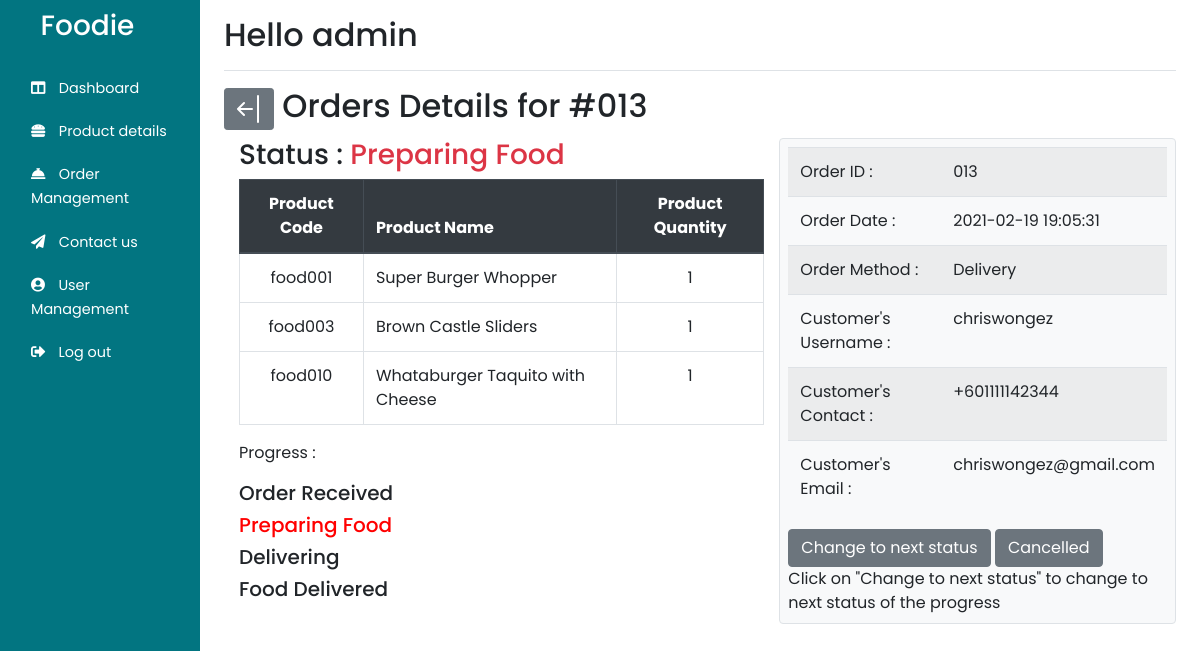
Page /Admin/orderdetails.php?id=013 (signed in) on the committed database.
### tables this page shows
CREATE TABLE `orderhistory` (
  `orderID` int(3) UNSIGNED ZEROFILL NOT NULL,
  `orderDate` datetime NOT NULL,
  `orderPay` double NOT NULL,
  `orderMethod` varchar(255) NOT NULL,
  `orderStatus` varchar(255) DEFAULT NULL,
  `userID` int(4) UNSIGNED ZEROFILL NOT NULL
);

CREATE TABLE `orderitem` (
  `id` int(4) UNSIGNED ZEROFILL NOT NULL,
  `orderID` int(3) UNSIGNED ZEROFILL NOT NULL,
  `productCode` varchar(255) NOT NULL,
  `quantity` int(11) NOT NULL
);

CREATE TABLE `product` (
  `productID` int(3) NOT NULL,
  `productCode` varchar(255) NOT NULL,
  `productName` varchar(255) NOT NULL,
  `productDesc` varchar(255) NOT NULL,
  `productPrice` double NOT NULL,
  `productImg` varchar(255) NOT NULL,
  `productCategory` varchar(255) NOT NULL,
  `isHide` int(1) NOT NULL DEFAULT 0
);

CREATE TABLE `users` (
  `userID` int(4) UNSIGNED ZEROFILL NOT NULL,
  `username` varchar(255) NOT NULL,
  `userpass` varchar(255) NOT NULL,
  `userlevel` varchar(255) NOT NULL,
  `usercontact` varchar(255) DEFAULT NULL,
  `useremail` varchar(255) NOT NULL,
  `isBlock` tinyint(1) NOT NULL DEFAULT 0,
  `userfirst` varchar(255) DEFAULT NULL,
  `userlast` varchar(255) DEFAULT NULL,
  `userAdd` varchar(255) NOT NULL,
  `userCity` varchar(255) NOT NULL,
  `userState` varchar(255) NOT NULL,
  `userZip` int(6) NOT NULL
);

### Admin/orderdetails.php (the view, shortened to what this page needs)
<?php session_start();
include("../php/dbconnect.php");
if (isset($_GET['id'])) {
    $id = $_GET['id'];
    $query = "SELECT * FROM orderhistory, users, product, orderitem where orderhistory.orderID = $id and orderhistory.userID = users.userID and orderhistory.orderID = orderitem.orderID and orderitem.productCode = product.productCode";
    $result = mysqli_query($con, $query);
    json_encode($row = mysqli_fetch_assoc($result));
    $date = $row['orderDate'];
    $username = $row['username'];
    if ($row['orderMethod'] == 'selfc') {
        $methodcode = $row['orderMethod'];
        $method = "Self Collect";
    } else {
        $methodcode = $row['orderMethod'];
        $method = "Delivery";
    }
    $contact = $row['usercontact'];
    $email = $row['useremail'];
    $status = $row['orderStatus'];
    if ($row['orderMethod'] == 'selfc') {
        if ($status == 'received') {
            $statstr = "Order Received";
            $next = 'process';
            $prog1 = "color: red;";
        } else if ($status == 'process') {
            $statstr = "Preparing Food";
            $next = 'ready';
            $prog2 = "color: red;";
        } else if ($status == 'ready') {
            $statstr = "Ready for Self-Collect";
            $next = 'collected';
            $prog3 = "color: red;";
        } else if ($status == 'cancel') {
            $statstr = "Order Cancelled";
        } else if ($status == 'collected') {
            $statstr = "Order Collected";
            $prog4 = "color: red;";
        }
    } else if ($row['orderMethod'] == 'delivery') {
        if ($status == 'received') {
            $statstr = "Order Received";
            $next = 'process';
            $prog1 = "color: red;";
        } else if ($status == 'process') {
            $statstr = "Preparing Food";
            $next = 'delivering';
            $prog2 = "color: red;";
        } else if ($status == 'delivering') {
            $statstr = "Delivering";
            $next = 'delivered';
            $prog3 = "color: red;";
        } else if ($status == 'delivered') {
            $statstr = "Food Delivered";
            $prog4 = "color: red;";
        } else if ($status == 'cancel')
            $statstr = "Order Cancelled";
    }
}
?>
<!DOCTYPE html>
<html lang="en">
<head>
</head>
<?php
include_once("./templates/top.php");
?>
<body>
    <div class="container-fluid">
        <div class="row">
            <?php include("./Adminnavbar.php")
            ?>
            <div class="row">
                <div class="col-10">
                    <span>
                        <h2><a class="btn btn-sm btn-secondary" href="./customer_orders.php"></a> Orders Details for #<?php echo $id ?></h2>
                    </span>
                </div>
            </div>
            <div class="container-fluid">
                <div class="row">
                    <div class="col-7 ">
                        <h3>Status : <span class="text-danger"><?php echo $statstr ?></span></h3>
                        <table class="table table-bordered w-100">
                            <thead class="thead-dark">
                                <tr>
                                    <th class='text-center'>Product Code</th>
                                    <th>Product Name</th>
                                    <th class='text-center'>Product Quantity</th>
                                </tr>
                            </thead>
                            <tbody>
                                <?php
                                $query = "SELECT * FROM orderhistory, users, product, orderitem where orderhistory.orderID = $id and
                                orderhistory.userID = users.userID and orderhistory.orderID = orderitem.orderID and orderitem.productCode = product.productCode";
                                $result = mysqli_query($con, $query);
                                while ($row = mysqli_fetch_assoc($result)) {
                                    echo "<tr>
                                    <td class='text-center'>" . $row['productCode'] . "</td>
                                    <td>" . $row['productName'] . "</td>
                                    <td class='text-center'>" . $row['quantity'] . "</td>
                                </tr>";
                                }
                                ?>
                            </tbody>
                        </table>
                        <p>Progress :</p>
                        <?php
                        if ($methodcode == 'selfc') { ?>
                            <h5 style="<?php echo $prog1 ?>">Order Received</h5>
                            <h5 style="<?php echo $prog2 ?>">Preparing Food</h5>
                            <h5 style="<?php echo $prog3 ?>">Ready for Self-Collect</h5>
                            <h5 style="<?php echo $prog4 ?>">Order Collected</h5>
                        <?php
                        } else if ($methodcode == 'delivery') { ?>
                            <h5 style="<?php echo $prog1 ?>">Order Received</h5>
                            <h5 style="<?php echo $prog2 ?>">Preparing Food</h5>
                            <h5 style="<?php echo $prog3 ?>">Delivering</h5>
                            <h5 style="<?php echo $prog4 ?>">Food Delivered</h5>
                        <?php
                        }
                        ?>
                    </div>
                    <div class="col bg-light border rounded p-2 px-auto ">
                        <table class="table  table-striped mx-auto">
                            <tr>
                                <td>Order ID : </td>
                                <td><?php echo $id ?></td>
                            </tr>
                            <tr>
                                <td>Order Date : </td>
                                <td><?php echo $date ?></td>
                            </tr>
                            <tr>
                                <td>Order Method : </td>
                                <td><?php echo $method ?></td>
                            </tr>
                            <tr>
                                <td>Customer's Username : </td>
                                <td><?php echo $username ?></td>
                            </tr>
                            <tr>
                                <td>Customer's Contact : </td>
                                <td><?php echo $contact ?></td>
                            </tr>
                            <tr>
                                <td>Customer's Email : </td>
                                <td><?php echo $email ?></td>
                            </tr>
                        </table>
                        <?php
                        if ($status != 'delivered' && $status != 'collected' && $status != 'cancel') {
                        ?>
                            <a class="btn btn-secondary" href="./php/changestat.php?status=<?php echo $next ?>&id=<?php echo $id ?>">Change to next status</a>
                            <a class="btn btn-secondary" href="./php/changestat.php?status=cancel&id=<?php echo $id ?>">Cancelled</a>
                            <br>
                            <span>Click on "Change to next status" to change to next status of the progress</span>
                        <?php } ?>
                    </div>
                </div>
            </div>
            </main>
        </div>
    </div>
</body>
</html>

### Admin/Adminnavbar.php (style rules this page uses)
:root { --main-color: #027581; --color-dark: #1d2231; --text-grey: #8390a2; }
* { font-family: "poppins", sans-serif; margin: 0; padding: 0; text-decoration: none; list-style-type: none; box-sizing: border-box; }

### rows in the picture
orderhistory: orderStatus "Preparing Food", orderitem.productCode "food001", product.productName "Super Burger Whopper", orderitem.quantity "1", orderitem.productCode "food003", product.productName "Brown Castle Sliders", orderitem.productCode "food010", product.productName "Whataburger Taquito with Cheese", orderDate "2021-02-19 19:05:31", orderMethod "Delivery"
users: username "chriswongez", usercontact "+601111142344", useremail "chriswongez@gmail.com"

### other values in the picture
$_SESSION["username"] "admin"
$id "013"
